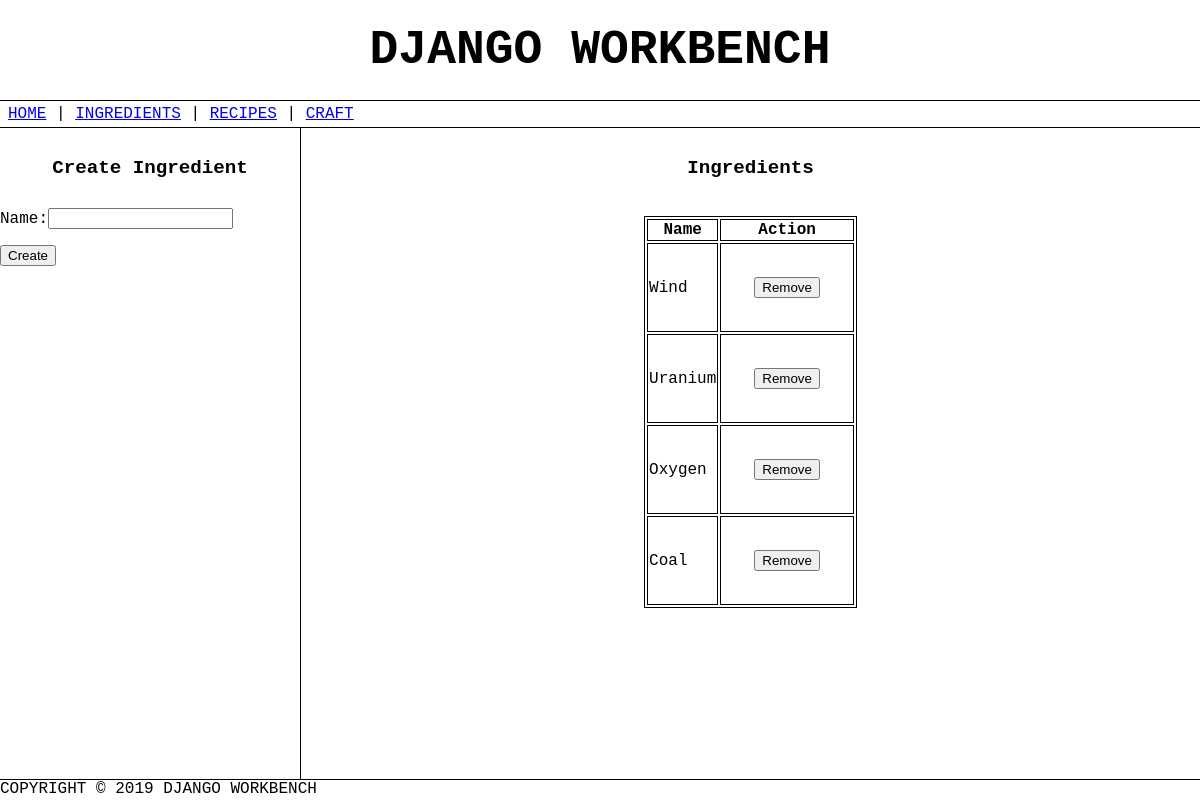
/workbench/ingredients/, run on an earlier commit of the app's database.
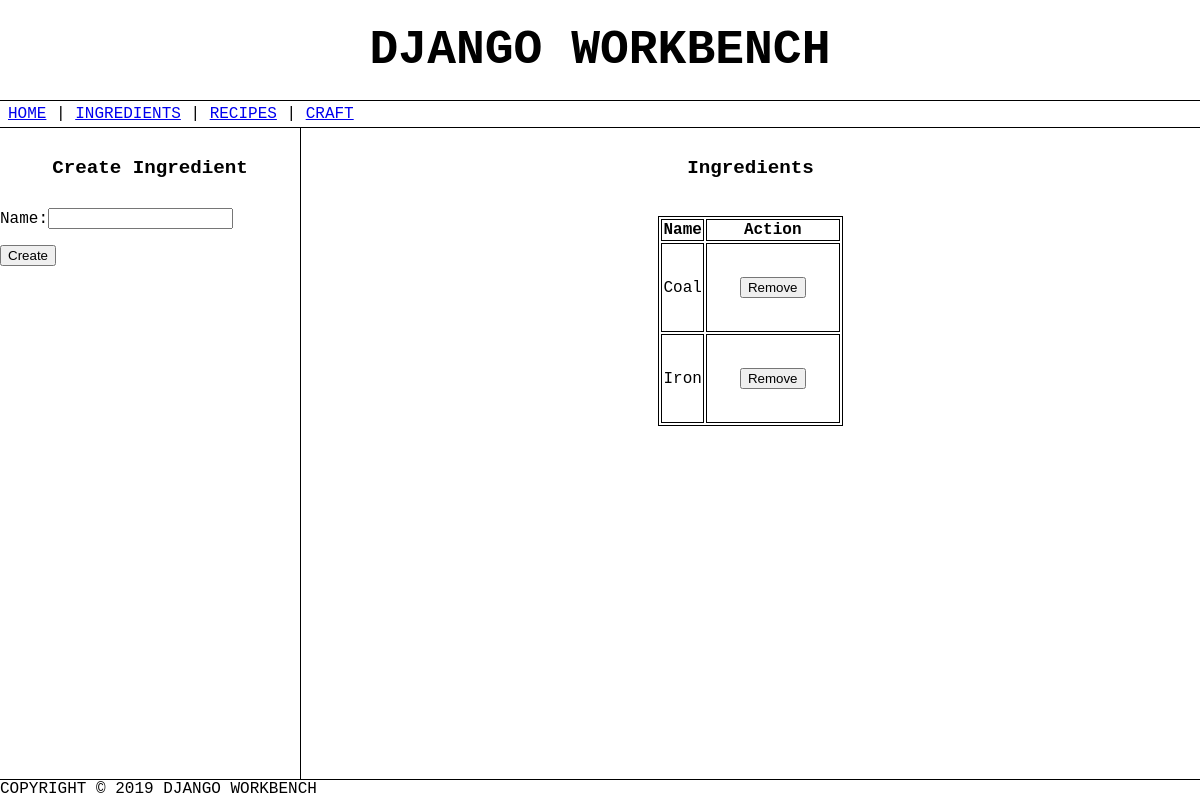
And on a later commit of the database.
### WorkbenchApp/models.py (models this page shows)
class Ingredient(models.Model):
    name = models.CharField(max_length=100)

### WorkbenchApp/views.py (the view)
# urls.py: path('ingredients/', views.ViewIngredients, name='ViewIngredients'),
def ViewIngredients(request):
    if request.method == 'POST':
        form = IngredientCreateForm(request.POST)
        if form.is_valid():
            ingredient = Ingredient(name=form.data['name'])
            ingredient.save()
        return HttpResponseRedirect('/workbench/ingredients?created=true')
    context = {
        'list': Ingredient.objects.all(),
        'create_form': IngredientCreateForm(),
        'remove_form': IngredientDeleteForm()
    }
    return render(request, 'ingredients/ingredients.html', context)

### WorkbenchApp/forms.py
class IngredientCreateForm(forms.Form):
    name = forms.CharField(label='Name', max_length=100)

class IngredientDeleteForm(forms.Form):
    id = forms.IntegerField(widget = forms.HiddenInput())

### WorkbenchApp/templates/ingredients/ingredients.html (shortened to what this page needs)
{% extends "../base.html" %}
{% load static %}
{% block currentstyle %}
    <link rel="stylesheet" href="{% static 'css/ingredients.css' %}">
{% endblock %}
{% block content %}
    <div class="wb-ing-main">
        <div class="wb-ing-left-bar">
            <div class="wb-ing-section-title">
                <div style="flex:1;"></div>
                <span>Create Ingredient</span>
                <div style="flex:1;"></div>
            </div>
            <div class="wb-ing-inner-section">
                {% include "ingredients/create.html" %}
            </div>
        </div>
        <div class="wb-ing-right-bar">
            <div class="wb-ing-section-title">
                <div style="flex:1;"></div>
                <span>Ingredients</span>
                <div style="flex:1;"></div>
            </div>
            <div class="wb-ing-inner-section">
                <div style="flex:1;"></div>
                {% include "ingredients/list.html" %}
                <div style="flex:1;"></div>
            </div>
        </div>
    </div>
{% endblock %}

### WorkbenchApp/templates/ingredients/list.html (shortened to what this page needs)
<div>
    <div>
        <table class="wb-ing-table">
            <tr>
                <th>Name</th>
                <th>Action</th>
            </tr>
            {% for ingredient in list %}
            <tr>
                <td><span>{{ ingredient.name }}</span></td>
                <td>
                    <div style="margin:2em;">
                        <form action="/workbench/ingredients/delete" method="post">
                            <input type="submit" value="Remove">
                        </form>
                    </div>
                </td>
            </tr>
            {% endfor %}
        </table>
    </div>
</div>

What changed in the data, as far as the page shows it:
removed Ingredient: name "Wind"
removed Ingredient: name "Uranium"
removed Ingredient: name "Oxygen"
added Ingredient: name "Iron"
